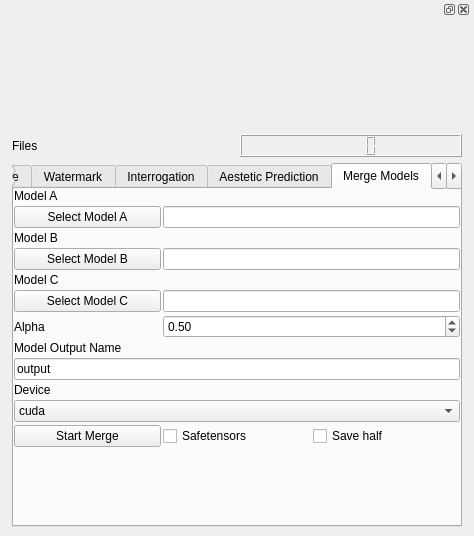
<?xml version="1.0" encoding="UTF-8"?>
<ui version="4.0">
 <class>Form</class>
 <widget class="QWidget" name="Form">
  <property name="geometry">
   <rect>
    <x>0</x>
    <y>0</y>
    <width>474</width>
    <height>536</height>
   </rect>
  </property>
  <property name="windowTitle">
   <string>Form</string>
  </property>
  <property name="statusTip">
   <string>imageLab</string>
  </property>
  <layout class="QVBoxLayout" name="verticalLayout_2">
   <property name="spacing">
    <number>0</number>
   </property>
   <property name="leftMargin">
    <number>3</number>
   </property>
   <property name="topMargin">
    <number>0</number>
   </property>
   <property name="rightMargin">
    <number>3</number>
   </property>
   <property name="bottomMargin">
    <number>0</number>
   </property>
   <item>
    <widget class="QDockWidget" name="dockWidget">
     <property name="accessibleName">
      <string>imageLab</string>
     </property>
     <widget class="QWidget" name="dockWidgetContents">
      <layout class="QGridLayout" name="gridLayout_8">
       <item row="1" column="0">
        <widget class="QLabel" name="label_2">
         <property name="text">
          <string>Files</string>
         </property>
        </widget>
       </item>
       <item row="2" column="0" colspan="2">
        <widget class="QWidget" name="widget_2" native="true">
         <property name="minimumSize">
          <size>
           <width>0</width>
           <height>0</height>
          </size>
         </property>
         <property name="maximumSize">
          <size>
           <width>16777215</width>
           <height>16777215</height>
          </size>
         </property>
         <layout class="QVBoxLayout" name="verticalLayout">
          <property name="spacing">
           <number>0</number>
          </property>
          <property name="leftMargin">
           <number>0</number>
          </property>
          <property name="topMargin">
           <number>0</number>
          </property>
          <property name="rightMargin">
           <number>0</number>
          </property>
          <property name="bottomMargin">
           <number>0</number>
          </property>
          <item>
           <widget class="QTabWidget" name="imageLab">
            <property name="enabled">
             <bool>true</bool>
            </property>
            <property name="toolTip">
             <string>Is taking a lot of memory, maybe not usefull right now. It does need more that 24GB VRam to upscale a 512x512 image. So you have to use much smaler source images to getz it working on a RTX3090 orRTX 4090</string>
            </property>
            <property name="currentIndex">
             <number>5</number>
            </property>
            <widget class="QWidget" name="imgToTxt">
             <attribute name="title">
              <string>Img2Txt</string>
             </attribute>
             <layout class="QGridLayout" name="gridLayout_2">
              <property name="leftMargin">
               <number>0</number>
              </property>
              <property name="topMargin">
               <number>0</number>
              </property>
              <property name="rightMargin">
               <number>0</number>
              </property>
              <property name="bottomMargin">
               <number>0</number>
              </property>
              <property name="horizontalSpacing">
               <number>2</number>
              </property>
              <property name="verticalSpacing">
               <number>3</number>
              </property>
              <item row="1" column="0">
               <widget class="QLabel" name="label_4">
                <property name="text">
                 <string>Ratio</string>
                </property>
               </widget>
              </item>
              <item row="0" column="0">
               <widget class="QCheckBox" name="grayscaleType">
                <property name="text">
                 <string>Grayscale Type 1</string>
                </property>
                <property name="checked">
                 <bool>true</bool>
                </property>
               </widget>
              </item>
              <item row="2" column="0">
               <widget class="QPushButton" name="startImgToTxt">
                <property name="text">
                 <string>Image to text</string>
                </property>
               </widget>
              </item>
              <item row="1" column="1">
               <widget class="QSpinBox" name="img2txtRatio"/>
              </item>
              <item row="3" column="0" colspan="2">
               <widget class="QTextEdit" name="image_text_output">
                <property name="lineWrapMode">
                 <enum>QTextEdit::NoWrap</enum>
                </property>
                <property name="textInteractionFlags">
                 <set>Qt::TextSelectableByKeyboard|Qt::TextSelectableByMouse</set>
                </property>
               </widget>
              </item>
              <item row="4" column="0">
               <spacer name="verticalSpacer_2">
                <property name="orientation">
                 <enum>Qt::Vertical</enum>
                </property>
                <property name="sizeHint" stdset="0">
                 <size>
                  <width>20</width>
                  <height>40</height>
                 </size>
                </property>
               </spacer>
              </item>
             </layout>
            </widget>
            <widget class="QWidget" name="Upscale">
             <attribute name="title">
              <string>Upscale</string>
             </attribute>
             <layout class="QGridLayout" name="gridLayout_3">
              <property name="leftMargin">
               <number>0</number>
              </property>
              <property name="topMargin">
               <number>0</number>
              </property>
              <property name="rightMargin">
               <number>0</number>
              </property>
              <property name="bottomMargin">
               <number>0</number>
              </property>
              <property name="horizontalSpacing">
               <number>2</number>
              </property>
              <property name="verticalSpacing">
               <number>3</number>
              </property>
              <item row="1" column="1">
               <widget class="QSpinBox" name="esrScale">
                <property name="maximum">
                 <number>10</number>
                </property>
                <property name="value">
                 <number>2</number>
                </property>
               </widget>
              </item>
              <item row="1" column="0">
               <widget class="QLabel" name="label">
                <property name="text">
                 <string>RealESRGAN Scale</string>
                </property>
               </widget>
              </item>
              <item row="5" column="0">
               <widget class="QCheckBox" name="GFPGAN">
                <property name="text">
                 <string>GFPGAN</string>
                </property>
               </widget>
              </item>
              <item row="8" column="0">
               <widget class="QPushButton" name="startUpscale">
                <property name="text">
                 <string>Start Upscale</string>
                </property>
               </widget>
              </item>
              <item row="0" column="0">
               <widget class="QCheckBox" name="ESRGAN">
                <property name="text">
                 <string>Upscale</string>
                </property>
               </widget>
              </item>
              <item row="3" column="0">
               <widget class="QRadioButton" name="RealESRGAN">
                <property name="text">
                 <string>RealESRGAN</string>
                </property>
                <property name="checked">
                 <bool>true</bool>
                </property>
               </widget>
              </item>
              <item row="6" column="0">
               <widget class="QLabel" name="label_23">
                <property name="text">
                 <string>GFPGAN Seed</string>
                </property>
               </widget>
              </item>
              <item row="7" column="1">
               <widget class="QDoubleSpinBox" name="gfpStrength">
                <property name="decimals">
                 <number>3</number>
                </property>
                <property name="maximum">
                 <double>1.000000000000000</double>
                </property>
                <property name="singleStep">
                 <double>0.001000000000000</double>
                </property>
                <property name="value">
                 <double>1.000000000000000</double>
                </property>
               </widget>
              </item>
              <item row="2" column="0">
               <widget class="QLabel" name="esrStrength_lable">
                <property name="text">
                 <string>RealESRGAN Strength</string>
                </property>
               </widget>
              </item>
              <item row="2" column="1">
               <widget class="QDoubleSpinBox" name="esrStrength">
                <property name="decimals">
                 <number>3</number>
                </property>
                <property name="maximum">
                 <double>1.000000000000000</double>
                </property>
                <property name="singleStep">
                 <double>0.001000000000000</double>
                </property>
                <property name="value">
                 <double>1.000000000000000</double>
                </property>
               </widget>
              </item>
              <item row="4" column="0">
               <widget class="QRadioButton" name="RealESRGANAnime">
                <property name="text">
                 <string>RealESRGAN Anime</string>
                </property>
               </widget>
              </item>
              <item row="6" column="1">
               <widget class="QLineEdit" name="gfp_seed">
                <property name="text">
                 <string>-1</string>
                </property>
               </widget>
              </item>
              <item row="7" column="0">
               <widget class="QLabel" name="label_3">
                <property name="text">
                 <string>GFPGAN Strength</string>
                </property>
               </widget>
              </item>
              <item row="9" column="0">
               <spacer name="verticalSpacer">
                <property name="orientation">
                 <enum>Qt::Vertical</enum>
                </property>
                <property name="sizeHint" stdset="0">
                 <size>
                  <width>20</width>
                  <height>40</height>
                 </size>
                </property>
               </spacer>
              </item>
             </layout>
            </widget>
            <widget class="QWidget" name="watermark">
             <attribute name="title">
              <string>Watermark</string>
             </attribute>
             <layout class="QGridLayout" name="gridLayout">
              <property name="leftMargin">
               <number>0</number>
              </property>
              <property name="topMargin">
               <number>0</number>
              </property>
              <property name="rightMargin">
               <number>0</number>
              </property>
              <property name="bottomMargin">
               <number>0</number>
              </property>
              <property name="horizontalSpacing">
               <number>2</number>
              </property>
              <property name="verticalSpacing">
               <number>3</number>
              </property>
              <item row="3" column="1">
               <widget class="QSpinBox" name="fontSize">
                <property name="maximum">
                 <number>1000</number>
                </property>
                <property name="value">
                 <number>16</number>
                </property>
               </widget>
              </item>
              <item row="5" column="1">
               <widget class="QSpinBox" name="pos_x">
                <property name="maximum">
                 <number>4096</number>
                </property>
                <property name="value">
                 <number>100</number>
                </property>
               </widget>
              </item>
              <item row="9" column="0">
               <widget class="QPushButton" name="startWaterMark">
                <property name="text">
                 <string>Run Watermark</string>
                </property>
               </widget>
              </item>
              <item row="5" column="0">
               <widget class="QLabel" name="label_24">
                <property name="text">
                 <string>Pos X</string>
                </property>
               </widget>
              </item>
              <item row="6" column="1">
               <widget class="QSpinBox" name="pos_y">
                <property name="maximum">
                 <number>4096</number>
                </property>
                <property name="value">
                 <number>100</number>
                </property>
               </widget>
              </item>
              <item row="4" column="0">
               <widget class="QLabel" name="label_14">
                <property name="text">
                 <string>Rotation</string>
                </property>
               </widget>
              </item>
              <item row="4" column="1">
               <widget class="QDoubleSpinBox" name="rotation">
                <property name="maximum">
                 <double>359.899999999999977</double>
                </property>
                <property name="value">
                 <double>17.000000000000000</double>
                </property>
               </widget>
              </item>
              <item row="2" column="0">
               <widget class="QLabel" name="label_5">
                <property name="text">
                 <string>Watermark Text</string>
                </property>
               </widget>
              </item>
              <item row="12" column="1">
               <spacer name="verticalSpacer_3">
                <property name="orientation">
                 <enum>Qt::Vertical</enum>
                </property>
                <property name="sizeHint" stdset="0">
                 <size>
                  <width>20</width>
                  <height>40</height>
                 </size>
                </property>
               </spacer>
              </item>
              <item row="2" column="1">
               <widget class="QLineEdit" name="watermarkText">
                <property name="text">
                 <string>Watermark</string>
                </property>
               </widget>
              </item>
              <item row="6" column="0">
               <widget class="QLabel" name="label_25">
                <property name="text">
                 <string>Pos Y</string>
                </property>
               </widget>
              </item>
              <item row="3" column="0">
               <widget class="QLabel" name="label_6">
                <property name="text">
                 <string>Fontsize</string>
                </property>
               </widget>
              </item>
              <item row="7" column="0">
               <widget class="QLabel" name="label_26">
                <property name="text">
                 <string>Fill</string>
                </property>
               </widget>
              </item>
              <item row="7" column="1">
               <widget class="QSpinBox" name="fill">
                <property name="maximum">
                 <number>255</number>
                </property>
                <property name="value">
                 <number>100</number>
                </property>
               </widget>
              </item>
              <item row="8" column="0">
               <widget class="QPushButton" name="select_watermark_output_folder">
                <property name="text">
                 <string>Output Folder</string>
                </property>
               </widget>
              </item>
              <item row="8" column="1">
               <widget class="QLineEdit" name="watermark_output_folder">
                <property name="placeholderText">
                 <string>If empty the watermarked images get stored to source folder</string>
                </property>
               </widget>
              </item>
             </layout>
            </widget>
            <widget class="QWidget" name="interrogation">
             <attribute name="title">
              <string>Interrogation</string>
             </attribute>
             <layout class="QGridLayout" name="gridLayout_6">
              <property name="leftMargin">
               <number>0</number>
              </property>
              <property name="topMargin">
               <number>0</number>
              </property>
              <property name="rightMargin">
               <number>0</number>
              </property>
              <property name="bottomMargin">
               <number>0</number>
              </property>
              <property name="horizontalSpacing">
               <number>2</number>
              </property>
              <property name="verticalSpacing">
               <number>3</number>
              </property>
              <item row="5" column="0">
               <widget class="QCheckBox" name="interrogate">
                <property name="text">
                 <string>Interrogate</string>
                </property>
                <property name="checked">
                 <bool>true</bool>
                </property>
               </widget>
              </item>
              <item row="4" column="0">
               <widget class="QCheckBox" name="copy_image">
                <property name="text">
                 <string>Copy Image</string>
                </property>
               </widget>
              </item>
              <item row="7" column="0">
               <spacer name="verticalSpacer_6">
                <property name="orientation">
                 <enum>Qt::Vertical</enum>
                </property>
                <property name="sizeHint" stdset="0">
                 <size>
                  <width>20</width>
                  <height>40</height>
                 </size>
                </property>
               </spacer>
              </item>
              <item row="5" column="2">
               <widget class="QCheckBox" name="guess_prompt">
                <property name="text">
                 <string>Prompt Guess</string>
                </property>
               </widget>
              </item>
              <item row="4" column="2">
               <widget class="QCheckBox" name="copy_info_text">
                <property name="text">
                 <string>Copy Info Text</string>
                </property>
               </widget>
              </item>
              <item row="3" column="0" colspan="3">
               <widget class="QCheckBox" name="keep_folder_structure">
                <property name="text">
                 <string>Keep Folder Structure</string>
                </property>
               </widget>
              </item>
              <item row="2" column="0">
               <widget class="QPushButton" name="select_interrogation_output_folder">
                <property name="text">
                 <string>Output Folder</string>
                </property>
               </widget>
              </item>
              <item row="2" column="1" colspan="2">
               <widget class="QLineEdit" name="interrogation_output_folder"/>
              </item>
              <item row="6" column="0">
               <widget class="QPushButton" name="run_interrogation">
                <property name="text">
                 <string>Run Interroation</string>
                </property>
               </widget>
              </item>
             </layout>
            </widget>
            <widget class="QWidget" name="aesthetic_prediction">
             <attribute name="title">
              <string>Aestetic Prediction</string>
             </attribute>
             <layout class="QGridLayout" name="gridLayout_5">
              <property name="leftMargin">
               <number>0</number>
              </property>
              <property name="topMargin">
               <number>0</number>
              </property>
              <property name="rightMargin">
               <number>0</number>
              </property>
              <property name="bottomMargin">
               <number>0</number>
              </property>
              <property name="horizontalSpacing">
               <number>2</number>
              </property>
              <property name="verticalSpacing">
               <number>3</number>
              </property>
              <item row="8" column="1">
               <spacer name="verticalSpacer_5">
                <property name="orientation">
                 <enum>Qt::Vertical</enum>
                </property>
                <property name="sizeHint" stdset="0">
                 <size>
                  <width>20</width>
                  <height>362</height>
                 </size>
                </property>
               </spacer>
              </item>
              <item row="4" column="1">
               <widget class="QDoubleSpinBox" name="min_aestetics_level">
                <property name="decimals">
                 <number>1</number>
                </property>
                <property name="maximum">
                 <double>10.000000000000000</double>
                </property>
                <property name="singleStep">
                 <double>0.100000000000000</double>
                </property>
                <property name="value">
                 <double>6.500000000000000</double>
                </property>
               </widget>
              </item>
              <item row="6" column="1">
               <widget class="QCheckBox" name="aesthetics_keep_folder_structure">
                <property name="text">
                 <string>Keep Folder Structure</string>
                </property>
               </widget>
              </item>
              <item row="4" column="0">
               <widget class="QLabel" name="label_13">
                <property name="text">
                 <string>Minimum Aestetics Level</string>
                </property>
               </widget>
              </item>
              <item row="6" column="0">
               <widget class="QCheckBox" name="checkBox_4">
                <property name="text">
                 <string>Copy Infotext</string>
                </property>
               </widget>
              </item>
              <item row="7" column="0">
               <widget class="QPushButton" name="run_aestetic_prediction">
                <property name="text">
                 <string>Run Aestetics Filter</string>
                </property>
               </widget>
              </item>
              <item row="3" column="0">
               <widget class="QPushButton" name="aestetics_prediction_output">
                <property name="text">
                 <string>Output Folder</string>
                </property>
               </widget>
              </item>
              <item row="3" column="1" colspan="2">
               <widget class="QLineEdit" name="aestetics_output_folder"/>
              </item>
             </layout>
            </widget>
            <widget class="QWidget" name="merge">
             <attribute name="title">
              <string>Merge Models</string>
             </attribute>
             <layout class="QGridLayout" name="gridLayout_4">
              <property name="leftMargin">
               <number>0</number>
              </property>
              <property name="topMargin">
               <number>0</number>
              </property>
              <property name="rightMargin">
               <number>0</number>
              </property>
              <property name="bottomMargin">
               <number>0</number>
              </property>
              <property name="horizontalSpacing">
               <number>2</number>
              </property>
              <property name="verticalSpacing">
               <number>3</number>
              </property>
              <item row="12" column="0">
               <widget class="QLabel" name="label_11">
                <property name="text">
                 <string>Device</string>
                </property>
               </widget>
              </item>
              <item row="6" column="0">
               <widget class="QPushButton" name="selectB">
                <property name="text">
                 <string>Select Model B</string>
                </property>
               </widget>
              </item>
              <item row="15" column="2">
               <widget class="QCheckBox" name="save_as_half">
                <property name="text">
                 <string>Save half</string>
                </property>
               </widget>
              </item>
              <item row="8" column="0">
               <widget class="QPushButton" name="selectC">
                <property name="text">
                 <string>Select Model C</string>
                </property>
               </widget>
              </item>
              <item row="0" column="0">
               <widget class="QLabel" name="label_7">
                <property name="text">
                 <string>Model A</string>
                </property>
               </widget>
              </item>
              <item row="8" column="1" colspan="2">
               <widget class="QLineEdit" name="modelCpath"/>
              </item>
              <item row="11" column="0" colspan="3">
               <widget class="QLineEdit" name="modelOutputName">
                <property name="text">
                 <string>output</string>
                </property>
               </widget>
              </item>
              <item row="10" column="0">
               <widget class="QLabel" name="label_10">
                <property name="text">
                 <string>Model Output Name</string>
                </property>
               </widget>
              </item>
              <item row="15" column="0">
               <widget class="QPushButton" name="Merge">
                <property name="text">
                 <string>Start Merge</string>
                </property>
               </widget>
              </item>
              <item row="9" column="0">
               <widget class="QLabel" name="label_9">
                <property name="text">
                 <string>Alpha</string>
                </property>
               </widget>
              </item>
              <item row="15" column="1">
               <widget class="QCheckBox" name="save_as_safetensors">
                <property name="text">
                 <string>Safetensors</string>
                </property>
               </widget>
              </item>
              <item row="7" column="0">
               <widget class="QLabel" name="label_27">
                <property name="text">
                 <string>Model C</string>
                </property>
               </widget>
              </item>
              <item row="4" column="0">
               <widget class="QLabel" name="label_8">
                <property name="text">
                 <string>Model B</string>
                </property>
               </widget>
              </item>
              <item row="13" column="0" colspan="3">
               <widget class="QComboBox" name="device">
                <item>
                 <property name="text">
                  <string>cuda</string>
                 </property>
                </item>
                <item>
                 <property name="text">
                  <string>cpu</string>
                 </property>
                </item>
                <item>
                 <property name="text">
                  <string>mps</string>
                 </property>
                </item>
               </widget>
              </item>
              <item row="1" column="1" colspan="2">
               <widget class="QLineEdit" name="modelApath"/>
              </item>
              <item row="17" column="0">
               <spacer name="verticalSpacer_4">
                <property name="orientation">
                 <enum>Qt::Vertical</enum>
                </property>
                <property name="sizeHint" stdset="0">
                 <size>
                  <width>20</width>
                  <height>40</height>
                 </size>
                </property>
               </spacer>
              </item>
              <item row="9" column="1" colspan="2">
               <widget class="QDoubleSpinBox" name="alpha">
                <property name="maximum">
                 <double>1.000000000000000</double>
                </property>
                <property name="singleStep">
                 <double>0.100000000000000</double>
                </property>
                <property name="value">
                 <double>0.500000000000000</double>
                </property>
               </widget>
              </item>
              <item row="1" column="0">
               <widget class="QPushButton" name="selectA">
                <property name="text">
                 <string>Select Model A</string>
                </property>
               </widget>
              </item>
              <item row="6" column="1" colspan="2">
               <widget class="QLineEdit" name="modelBpath"/>
              </item>
             </layout>
            </widget>
            <widget class="QWidget" name="upscale_2_0">
             <attribute name="title">
              <string>Upscale 2.0</string>
             </attribute>
             <layout class="QGridLayout" name="gridLayout_7">
              <property name="leftMargin">
               <number>0</number>
              </property>
              <property name="topMargin">
               <number>0</number>
              </property>
              <property name="rightMargin">
               <number>0</number>
              </property>
              <property name="bottomMargin">
               <number>0</number>
              </property>
              <property name="horizontalSpacing">
               <number>2</number>
              </property>
              <property name="verticalSpacing">
               <number>3</number>
              </property>
              <item row="6" column="0">
               <widget class="QLabel" name="label_20">
                <property name="text">
                 <string>Scale</string>
                </property>
               </widget>
              </item>
              <item row="10" column="1">
               <spacer name="verticalSpacer_8">
                <property name="orientation">
                 <enum>Qt::Vertical</enum>
                </property>
                <property name="sizeHint" stdset="0">
                 <size>
                  <width>20</width>
                  <height>40</height>
                 </size>
                </property>
               </spacer>
              </item>
              <item row="3" column="0">
               <widget class="QLabel" name="label_19">
                <property name="text">
                 <string>Steps</string>
                </property>
               </widget>
              </item>
              <item row="1" column="1">
               <widget class="QSpinBox" name="upscale_w">
                <property name="maximum">
                 <number>4096</number>
                </property>
                <property name="value">
                 <number>1024</number>
                </property>
               </widget>
              </item>
              <item row="8" column="0">
               <widget class="QLabel" name="label_22">
                <property name="text">
                 <string>Noise Level</string>
                </property>
               </widget>
              </item>
              <item row="0" column="0" colspan="4">
               <widget class="QTextEdit" name="textEdit">
                <property name="html">
                 <string>&lt;!DOCTYPE HTML PUBLIC &quot;-//W3C//DTD HTML 4.0//EN&quot; &quot;http://www.w3.org/TR/REC-html40/strict.dtd&quot;&gt;
&lt;html&gt;&lt;head&gt;&lt;meta name=&quot;qrichtext&quot; content=&quot;1&quot; /&gt;&lt;meta charset=&quot;utf-8&quot; /&gt;&lt;style type=&quot;text/css&quot;&gt;
p, li { white-space: pre-wrap; }
hr { height: 1px; border-width: 0; }
&lt;/style&gt;&lt;/head&gt;&lt;body style=&quot; font-family:'Segoe UI'; font-size:9pt; font-weight:400; font-style:normal;&quot;&gt;
&lt;p style=&quot; margin-top:0px; margin-bottom:0px; margin-left:0px; margin-right:0px; -qt-block-indent:0; text-indent:0px;&quot;&gt;a high quality professional photograph&lt;/p&gt;&lt;/body&gt;&lt;/html&gt;</string>
                </property>
               </widget>
              </item>
              <item row="1" column="3">
               <widget class="QSpinBox" name="upscale_h">
                <property name="maximum">
                 <number>4096</number>
                </property>
                <property name="value">
                 <number>1024</number>
                </property>
               </widget>
              </item>
              <item row="1" column="2">
               <widget class="QLabel" name="label_16">
                <property name="text">
                 <string>Heigth</string>
                </property>
               </widget>
              </item>
              <item row="4" column="1">
               <widget class="QSpinBox" name="samples">
                <property name="minimum">
                 <number>1</number>
                </property>
                <property name="maximum">
                 <number>100</number>
                </property>
                <property name="value">
                 <number>1</number>
                </property>
               </widget>
              </item>
              <item row="6" column="1">
               <widget class="QDoubleSpinBox" name="scale">
                <property name="maximum">
                 <double>30.000000000000000</double>
                </property>
                <property name="singleStep">
                 <double>0.100000000000000</double>
                </property>
                <property name="value">
                 <double>7.500000000000000</double>
                </property>
               </widget>
              </item>
              <item row="8" column="1">
               <widget class="QSpinBox" name="noise_level">
                <property name="maximum">
                 <number>350</number>
                </property>
               </widget>
              </item>
              <item row="3" column="1">
               <widget class="QSpinBox" name="steps">
                <property name="maximum">
                 <number>250</number>
                </property>
                <property name="value">
                 <number>20</number>
                </property>
               </widget>
              </item>
              <item row="1" column="0">
               <widget class="QLabel" name="label_15">
                <property name="text">
                 <string>Width</string>
                </property>
               </widget>
              </item>
              <item row="4" column="0">
               <widget class="QLabel" name="label_18">
                <property name="text">
                 <string>Samples</string>
                </property>
               </widget>
              </item>
              <item row="2" column="1" colspan="3">
               <widget class="QLineEdit" name="seed"/>
              </item>
              <item row="7" column="1">
               <widget class="QDoubleSpinBox" name="ddim_eta">
                <property name="maximum">
                 <double>1.000000000000000</double>
                </property>
                <property name="singleStep">
                 <double>0.100000000000000</double>
                </property>
               </widget>
              </item>
              <item row="7" column="0">
               <widget class="QLabel" name="label_21">
                <property name="text">
                 <string>DDIM eta</string>
                </property>
               </widget>
              </item>
              <item row="2" column="0">
               <widget class="QLabel" name="label_17">
                <property name="text">
                 <string>Seed</string>
                </property>
               </widget>
              </item>
              <item row="9" column="0" colspan="2">
               <widget class="QPushButton" name="upscale_20">
                <property name="text">
                 <string>Upscale 2.0</string>
                </property>
               </widget>
              </item>
             </layout>
            </widget>
           </widget>
          </item>
         </layout>
        </widget>
       </item>
       <item row="0" column="0" colspan="2">
        <widget class="QWidget" name="widget" native="true">
         <property name="minimumSize">
          <size>
           <width>0</width>
           <height>100</height>
          </size>
         </property>
         <layout class="QVBoxLayout" name="dropZone">
          <property name="spacing">
           <number>0</number>
          </property>
          <property name="leftMargin">
           <number>0</number>
          </property>
          <property name="topMargin">
           <number>0</number>
          </property>
          <property name="rightMargin">
           <number>0</number>
          </property>
          <property name="bottomMargin">
           <number>0</number>
          </property>
         </layout>
        </widget>
       </item>
       <item row="1" column="1">
        <widget class="QLCDNumber" name="filesCount"/>
       </item>
      </layout>
     </widget>
    </widget>
   </item>
  </layout>
 </widget>
 <resources/>
 <connections/>
</ui>
